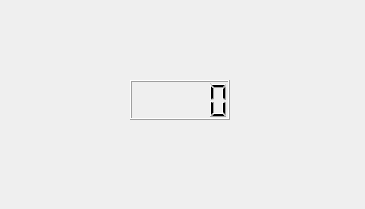
<?xml version="1.0" encoding="UTF-8"?>
<ui version="4.0">
 <class>Dialog</class>
 <widget class="QDialog" name="Dialog">
  <property name="geometry">
   <rect>
    <x>0</x>
    <y>0</y>
    <width>365</width>
    <height>209</height>
   </rect>
  </property>
  <property name="windowTitle">
   <string>Dialog</string>
  </property>
  <widget class="QLCDNumber" name="lcdNumber">
   <property name="geometry">
    <rect>
     <x>130</x>
     <y>80</y>
     <width>100</width>
     <height>40</height>
    </rect>
   </property>
  </widget>
 </widget>
 <resources/>
 <connections/>
</ui>
